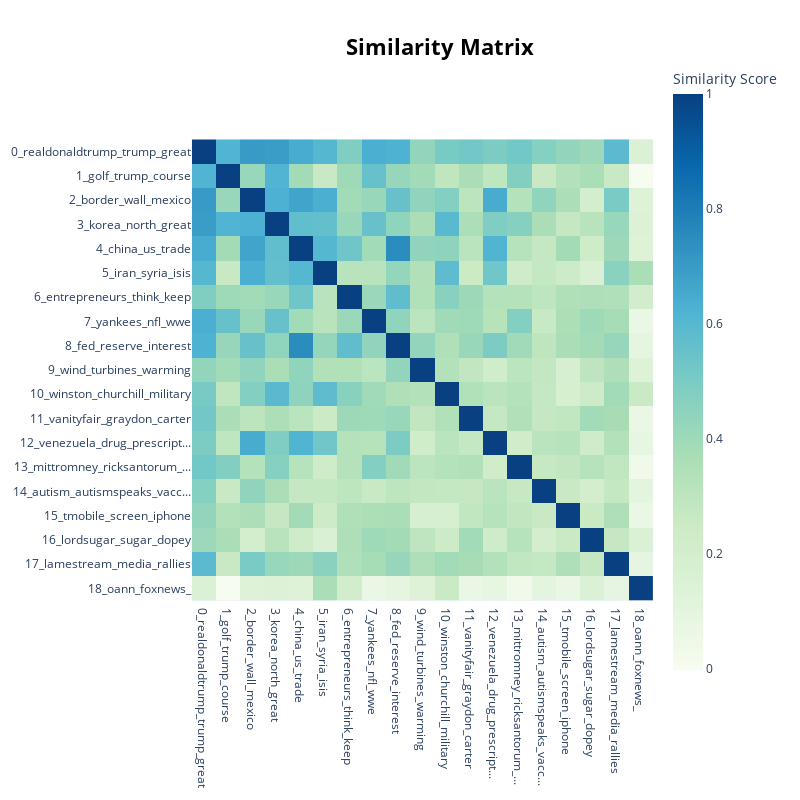

Notebook source saved alongside this figure:
### Code cell
# Having generated topic embeddings, through both c-TF-IDF and embeddings, we can create a similarity matrix by simply applying cosine similarities through those topic embeddings. The result will be a matrix indicating how similar certain topics are to each other. To visualize the heatmap, run the following:

topic_model.visualize_heatmap()

### Figure 1 — Plotly figure (JSON) as saved in the notebook; plotly's stock layout.template omitted (floating-point values rounded to 4 significant figures; data arrays with more than 128 entries replaced by an {"elided": "..."} marker saying what was removed)
{"data": [{"coloraxis": "coloraxis", "hovertemplate": "x: %{x}<br>y: %{y}<br>Similarity Score: %{z}<extra></extra>", "name": "0", "type": "heatmap", "x": ["0_realdonaldtrump_trump_great", "1_golf_trump_course", "2_border_wall_mexico", "3_korea_north_great", "4_china_us_trade", "5_iran_syria_isis", "6_entrepreneurs_think_keep", "7_yankees_nfl_wwe", "8_fed_reserve_interest", "9_wind_turbines_warming", "10_winston_churchill_military", "11_vanityfair_graydon_carter", "12_venezuela_drug_prescript...", "13_mittromney_ricksantorum_...", "14_autism_autismspeaks_vacc...", "15_tmobile_screen_iphone", "16_lordsugar_sugar_dopey", "17_lamestream_media_rallies", "18_oann_foxnews_"], "xaxis": "x", "y": ["0_realdonaldtrump_trump_great", "1_golf_trump_course", "2_border_wall_mexico", "3_korea_north_great", "4_china_us_trade", "5_iran_syria_isis", "6_entrepreneurs_think_keep", "7_yankees_nfl_wwe", "8_fed_reserve_interest", "9_wind_turbines_warming", "10_winston_churchill_military", "11_vanityfair_graydon_carter", "12_venezuela_drug_prescript...", "13_mittromney_ricksantorum_...", "14_autism_autismspeaks_vacc...", "15_tmobile_screen_iphone", "16_lordsugar_sugar_dopey", "17_lamestream_media_rallies", "18_oann_foxnews_"], "yaxis": "y", "z": {"elided": "19x19 float values"}}], "layout": {"coloraxis": {"colorbar": {"title": {"text": "Similarity Score"}}, "colorscale": [[0, "rgb(247,252,240)"], [0.125, "rgb(224,243,219)"], [0.25, "rgb(204,235,197)"], [0.375, "rgb(168,221,181)"], [0.5, "rgb(123,204,196)"], [0.625, "rgb(78,179,211)"], [0.75, "rgb(43,140,190)"], [0.875, "rgb(8,104,172)"], [1, "rgb(8,64,129)"]]}, "height": 800, "hoverlabel": {"bgcolor": "white", "font": {"family": "Rockwell", "size": 16}}, "legend": {"title": {"text": "Trend"}}, "margin": {"t": 60}, "showlegend": true, "title": {"font": {"color": "Black", "size": 22}, "text": "<b>Similarity Matrix</b>", "x": 0.55, "xanchor": "center", "y": 0.95, "yanchor": "top"}, "width": 800, "xaxis": {"anchor": "y", "constrain": "domain", "domain": [0, 1], "scaleanchor": "y"}, "yaxis": {"anchor": "x", "autorange": "reversed", "constrain": "domain", "domain": [0, 1]}}}
